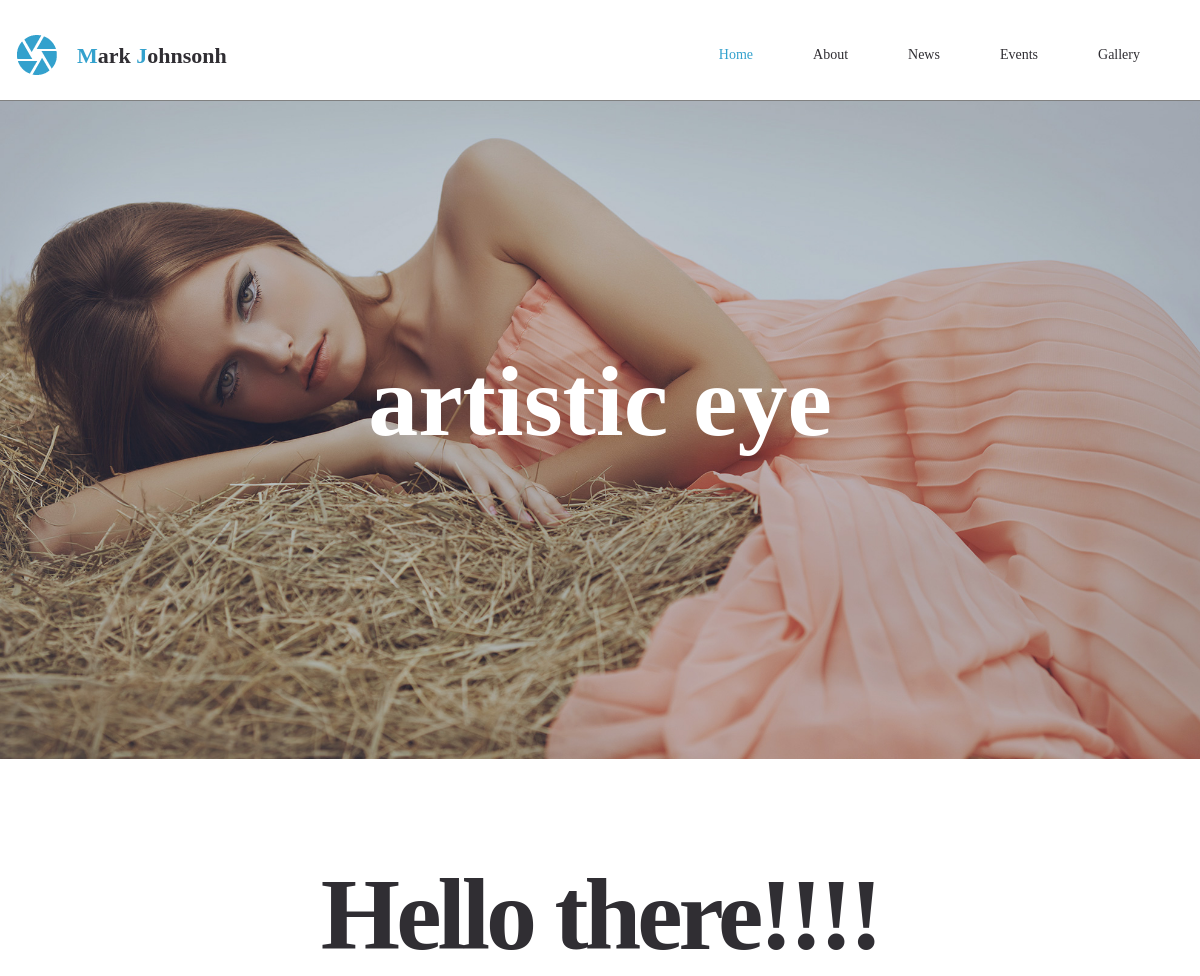
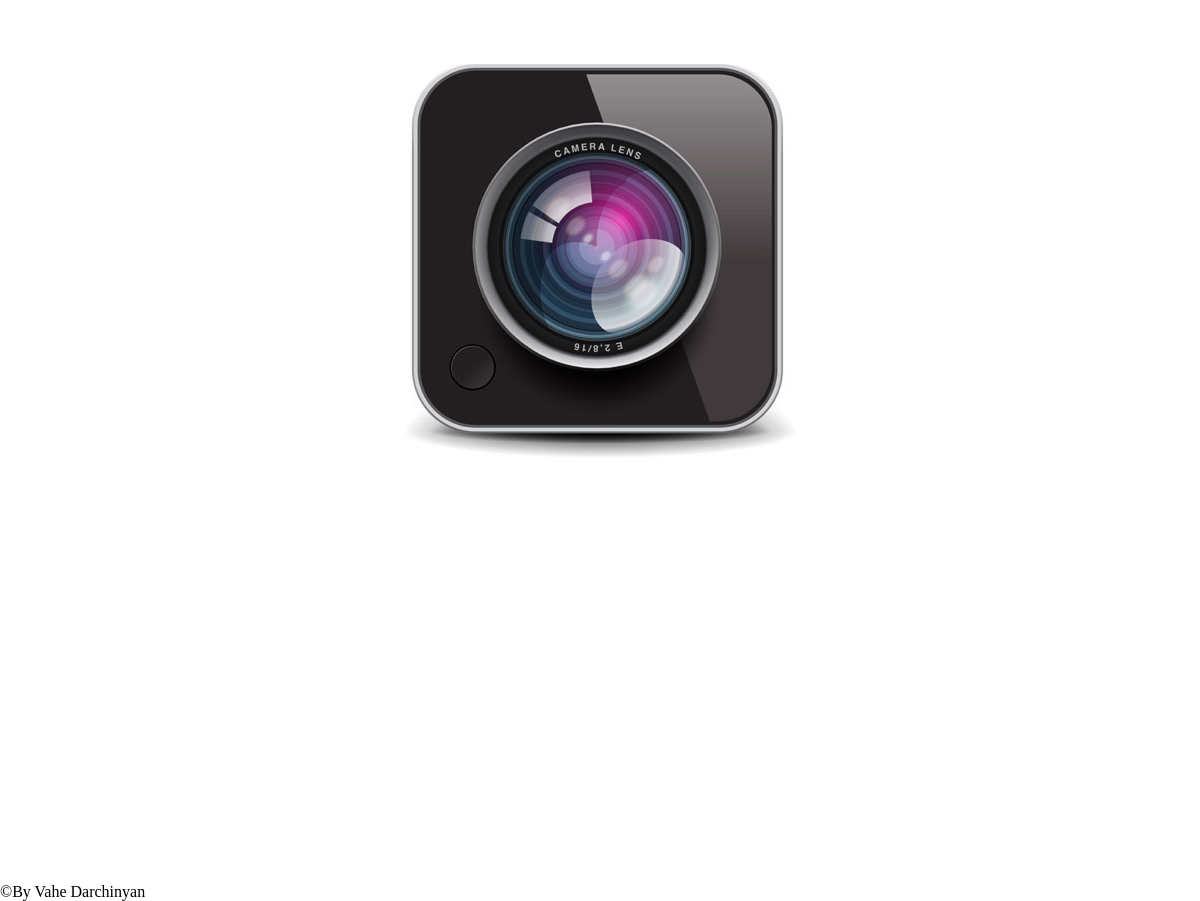
/vahe_project_tun/index.php, run on the app's committed database (2 pictures, top to bottom).
### tables this page shows
CREATE TABLE IF NOT EXISTS `home` (
  `id` int(1) NOT NULL AUTO_INCREMENT,
  `home_title_arm` text NOT NULL,
  `home_title_rus` text NOT NULL,
  `home_title_eng` text NOT NULL,
  `home_text_arm` longtext NOT NULL,
  `home_text_rus` longtext NOT NULL,
  `home_text_eng` longtext NOT NULL,
  `home_image` varchar(255) NOT NULL,
  PRIMARY KEY (`id`)
);

### vahe_project_tun/index.php (the view, shortened to what this page needs)
<?php
	include "header.php";
	$result=mysql_query("select * from home");
	$row=mysql_fetch_array($result);
?>
	<div id="slide_div">
		<div class="slide_class">
			<img src="images/slider01.jpg" />
			<div id="slide_text">
				<div id="slide_text_rel">
					<span id="slide_text_span">artistic eye</span>
				</div>
			</div>
		</div>
	</div>
	<div id="white_div">
		<div id="white_div_center">
			<h1><?php echo $row['home_title_eng']; ?></h1>
			<div id="for_img">
				<img src="uploads/<?php echo $row['home_image']; ?>" />
			</div>
		</div>
	</div>
<?php
	include "footer.php";
?>

### vahe_project_tun/css/style.css (style rules this page uses)
body { margin:0px; padding:0px; background-color:fff; }
#slide_div { position:relative; margin-top:100px; width:100%; }
.slide_class { width:100%; }
.slide_class img { width:100%; }
#slide_text { width:100%; position:absolute; top:20%; text-align:center; }
#slide_text_span { margin:auto auto; font-size: 100px; line-height: 1; font-weight: 700; font-style: normal; color: #ffffff; font-family:DG; z-index:1; }
#slide_text_rel { position:relative; width:1000px; margin:10% auto; }
#white_div { width:100%; height:1000px; }
#white_div_center { width:1200px; height:900px; margin:100px auto; }
#white_div_center h1 { font-weight:700; font-style:normal; font-family:DG; color:#302e33; font-size:102px; line-height:1.1; letter-spacing:-4px; text-align:center; }
#for_img { margin:0px auto; text-align:center; }

### data on the page
home: home_title_eng "Hello there!!!!", home_image (picture)
